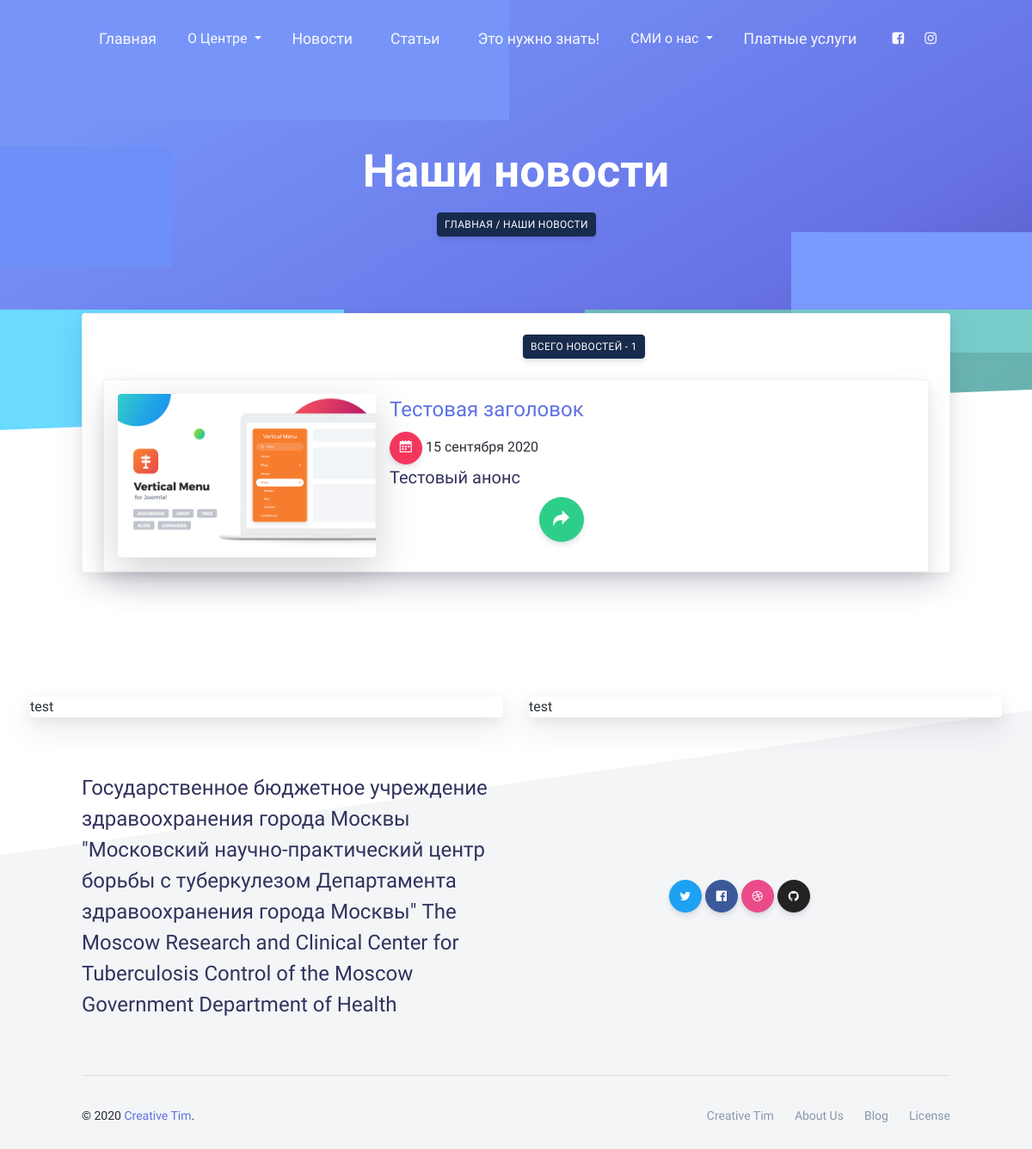
Page /news/ on the committed database.
### news/models.py (models this page shows, shortened)
class GalleryNews(models.Model):
    image = models.ImageField(upload_to='photos/%Y/%m/%d/', verbose_name='Фото', blank=True)
    product = models.ForeignKey(News, on_delete=models.CASCADE, related_name='images')
    in_the_title = models.BooleanField(default=False, verbose_name='Заголовок')

class News(models.Model):
    title = models.CharField(max_length=150, verbose_name='Наименование')
    anons = models.TextField(blank=True, verbose_name='Анонс')
    content = models.TextField(blank=True, verbose_name='Контент')
    created_at = models.DateTimeField(auto_now_add=True, verbose_name='Дата публикации')
    is_published = models.BooleanField(default=True, verbose_name='Опубликовать')
    class Meta:
        verbose_name = 'Новость'
        verbose_name_plural = 'Новости'
        ordering = ['-created_at']

### news/views.py (the view)
def index(request):
    news = News.objects.all()
    image = GalleryNews.objects.filter(in_the_title=1)
    context = {
        'news': news,
        'image': image,
        'title': 'Наши новости',
    }
    return render(request, 'news/index.html', context=context)

### news/templates/news/index.html (shortened to what this page needs)
{% extends 'base.html' %}
{% block content %}
{% include 'inc/_headlist.html' %}
       <section class="section">
      <div class="container">
        <div class="card card-profile shadow mt--200">
          <div class="px-4">
            <div class="row justify-content-center">
              <div class="col-lg-4 order-lg-3 text-lg-right align-self-lg-center">
                <div class="card-profile-actions py-4 mt-lg-0">
                    <a href="#" class="btn btn-sm btn-default float-right">
                      Всего новостей -
                      {% if news %}
                          {{ news|length }}
                      {% endif %}
                  </a>
                </div>
              </div>
            </div>
            <div>
              {% for i in news %}
                   <div class="card shadow card-lift--hover posts-blk mt-4 p-3">
                        <div class="d-md-flex">
                            <div class="img-title d-md-flex align-items-center justify-content-center">
                                {% for j in image %}
                                    {% if j.product_id == i.id %}
                                      <img alt="" src="{{ j.image.url }}" class="img-fluid rounded shadow-lg" width="300px">
                                    {% endif %}
                                {% endfor %}
                            </div>
                            <div class="ml-3">
                                <h4 class="text-primary">{{ i.title }}</h4>
                                <div class="date">
                                    <button class="btn btn-danger btn-icon-only rounded-circle" type="button">
                                        <span class="btn-inner--icon"><i class="ni ni-calendar-grid-58"></i></span>
                                    </button>
                                        <span class="btn-inner--text">{{ i.created_at|date:"d E Y" }}</span>
                                </div>
                                <h5>{{ i.anons }}</h5>
                                    <div class="text-right">
                                        <a href="#">
                                          <button class="btn btn-lg btn-success btn-icon-only rounded-circle" type="button">
                                            <span class="btn-inner--icon"><i class="ni ni-curved-next"></i></span>
                                          </button>
                                        </a>
                                    </div>
                            </div>
                        </div>
                   </div>
               {% endfor %}
            </div>
          </div>
        </div>
      </div>
    </section>
{% endblock %}

### rows in the picture
News: title "Тестовая заголовок", created_at "15 сентября 2020", anons "Тестовый анонс"
GalleryNews: image (picture)

### other values in the picture
{{ title }} "Наши новости"
{{ title }} "НАШИ НОВОСТИ"
{{ news|length }} "1"
